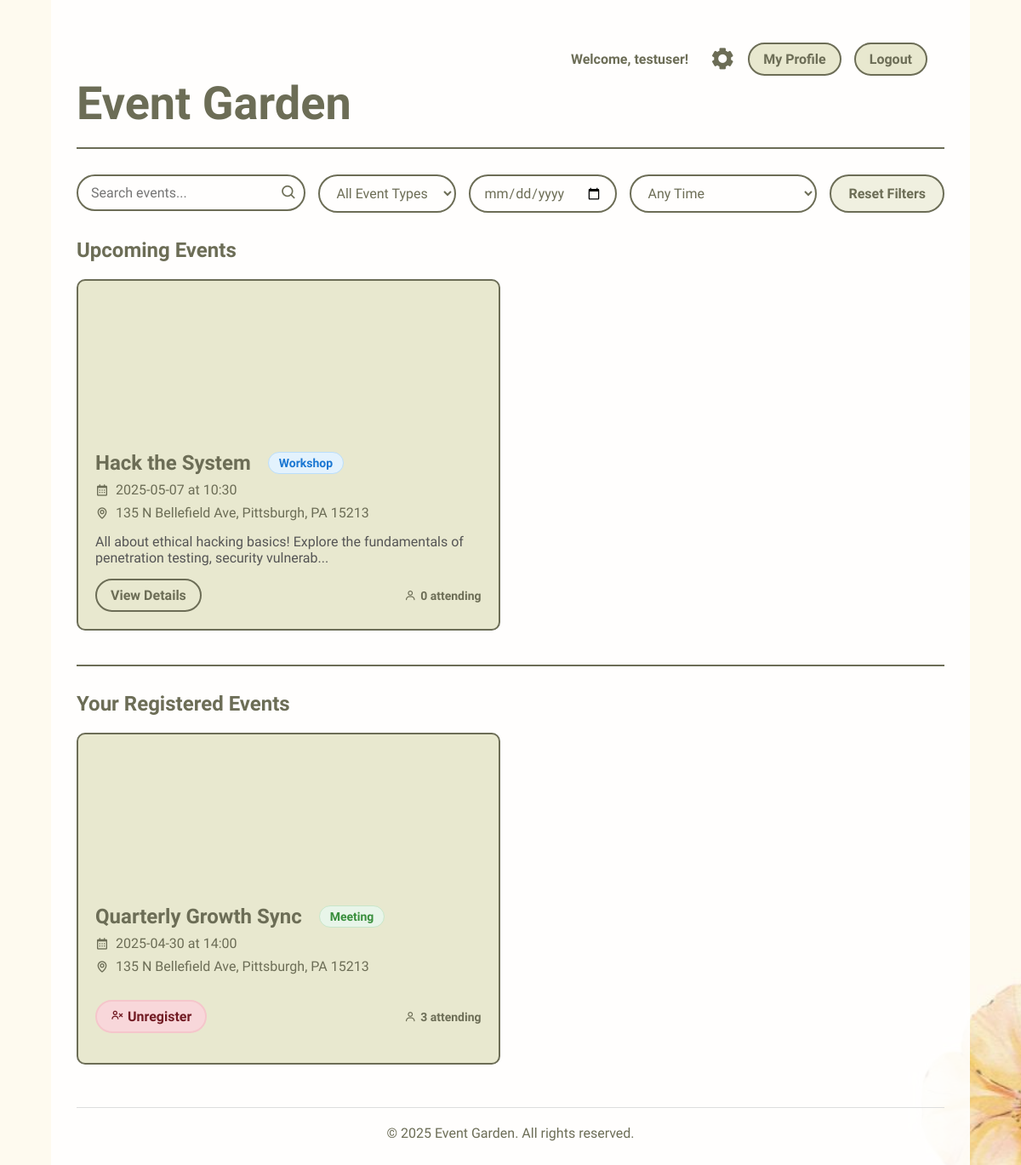
Screenshot of / (signed in) with the database file from the repository.
### main.py (models this page shows, shortened)
class User(db.Model):
    id = db.Column(db.Integer, primary_key=True)
    username = db.Column(db.String(80), unique=True, nullable=False)
    email = db.Column(db.String(120), unique=True, nullable=False)
    password_hash = db.Column(db.String(128), nullable=False)
    role = db.Column(db.String(20), default='user')
    created_at = db.Column(db.DateTime, default=datetime.utcnow)
    registered_events = db.relationship(
        'Event',
        secondary=registrations,
        backref=db.backref('attendees', lazy='dynamic')
    )
    managed_events = db.relationship('Event', backref='manager', foreign_keys='Event.manager_id')

class Event(db.Model):
    id = db.Column(db.Integer, primary_key=True)
    title = db.Column(db.String(100), nullable=False)
    description = db.Column(db.Text, nullable=False)
    date = db.Column(db.String(20), nullable=False)
    time = db.Column(db.String(20), nullable=False)
    location = db.Column(db.String(120), nullable=False)
    event_type = db.Column(db.String(20), nullable=False, default='other')  # New field
    manager_id = db.Column(db.Integer, db.ForeignKey('user.id'), nullable=False)
    created_at = db.Column(db.DateTime, default=datetime.utcnow)
    @property
    def total_attendees(self):
        total = db.session.scalar(
            select(func.sum(registrations.c.num_attendees))
            .where(registrations.c.event_id == self.id)
        )
        return total if total else 0
    def is_past_event(self):
        event_datetime = datetime.strptime(f"{self.date} {self.time}", '%Y-%m-%d %H:%M')
        return event_datetime < datetime.now()

### main.py (the view)
@app.route('/')
def home():
    if 'username' not in session:
        return redirect(url_for('userlogin'))
    user = User.query.filter_by(username=session['username']).first()
    registered_events = user.registered_events if user else []
    all_events = Event.query.order_by(Event.date.asc()).all()
    if user.role == 'user':
        upcoming_events = [event for event in all_events if not event.is_past_event()]
    else:
        upcoming_events = all_events
    return render_template('landing.html',
                           events=upcoming_events,
                           registered_events=registered_events)

### templates/landing.html (shortened to what this page needs)
<!DOCTYPE html>
<html lang="en">
<head>
    <link rel="stylesheet" href="{{ url_for('static', filename='styles.css') }}">
    <link href='https://unpkg.com/boxicons@2.1.4/css/boxicons.min.css' rel='stylesheet'>
</head>
<body>
    <div class="dashboard-container">
        <header class="dashboard-header">
            <h1>Event Garden</h1>
            <div class="user-controls">
                <span>Welcome, {{ session.username }}!</span>
                <a href="{{ url_for('user_profile') }}" class="button">My Profile</a>
                <a href="{{ url_for('usersettings') }}" title="Settings"><i class='bx bxs-cog'></i></a>
                <a href="{{ url_for('logout') }}" class="button">Logout</a>
            </div>
        </header>
        <main>
            <section class="search-section">
                <div class="filter-controls">
                    <div class="search-box">
                        <input type="text" id="searchInput" placeholder="Search events..." value="{{ request.args.get('query', '') }}">
                        <button type="button" id="searchButton"><i class='bx bx-search'></i></button>
                    </div>
                    <div class="filters">
                        <select name="event_type" id="eventTypeFilter">
                            <option value="">All Event Types</option>
                        </select>
                        <input type="date" name="event_date" id="dateFilter">
                        <select name="time_filter" id="timeFilter">
                            <option value="">Any Time</option>
                        </select>
                    </div>
                    <button id="resetFilters" class="button">Reset Filters</button>
                </div>
            </section>
            <section class="events-section">
                <h2>Upcoming Events</h2>
                {% if events %}
                <div class="events-grid">
                    {% for event in events %}
                    <div class="event-card"
                         data-event-type="{{ event.event_type }}"
                         data-event-date="{{ event.date }}"
                         data-event-time="{{ event.time }}"
                         data-event-title="{{ event.title.lower() }}"
                         data-event-description="{{ event.description.lower() }}">
                        <div class="event-image" style="background-image: url('/static/default-event.jpg');"></div>
                        <div class="event-details">
                            <div class="event-header">
                                <h1>{{ event.title }}</h1>
                                <span class="event-type-badge {{ event.event_type }}">
                                    {{ event.event_type|capitalize }}
                                </span>
                            </div>
                            <p><i class='bx bx-calendar'></i> {{ event.date }} at {{ event.time }}</p>
                            <p><i class='bx bx-map'></i> {{ event.location }}</p>
                            <p class="event-description">{{ event.description[:100] }}{% if event.description|length > 100 %}...{% endif %}</p>
                            <div class="event-actions">
                                <a href="{{ url_for('event_details', event_id=event.id) }}" class="button">View Details</a>
                                <span class="attendees">
                                    <i class='bx bx-user'></i> {{ event.total_attendees }} attending
                                </span>
                            </div>
                        </div>
                    </div>
                    {% endfor %}
                </div>
                {% else %}
                <div class="no-events">
                    <p>No upcoming events found.</p>
                </div>
                {% endif %}
            </section>
            <section class="registered-events-section">
                <h2>Your Registered Events</h2>
                {% if registered_events %}
                    <div class="events-grid">
                        {% for event in registered_events %}
                        <div class="event-card"
                             data-event-type="{{ event.event_type }}"
                             data-event-date="{{ event.date }}"
                             data-event-title="{{ event.title.lower() }}"
                             data-event-description="{{ event.description.lower() }}">
                            <div class="event-image" style="background-image: url('/static/default-event.jpg');"></div>
                            <div class="event-details">
                                <div class="event-header">
                                    <h1>{{ event.title }}</h1>
                                    <span class="event-type-badge {{ event.event_type }}">
                                        {{ event.event_type|capitalize }}
                                    </span>
                                </div>
                                <p><i class='bx bx-calendar'></i> {{ event.date }} at {{ event.time }}</p>
                                <p><i class='bx bx-map'></i> {{ event.location }}</p>
                                <div class="event-actions">
                                    <form method="POST" action="{{ url_for('unregister_from_event', event_id=event.id) }}"
                                          onsubmit="return confirm('Are you sure you want to unregister from this event?');">
                                        <button type="submit" class="button danger">
                                            <i class='bx bx-user-x'></i> Unregister
                                        </button>
                                    </form>
                                    <span class="attendees">
                                        <i class='bx bx-user'></i> {{ event.total_attendees }} attending
                                    </span>
                                </div>
                            </div>
                        </div>
                        {% endfor %}
                    </div>
                {% else %}
                    <div class="no-registered-events">
                        <p>You haven't registered for any events yet.</p>
                    </div>
                {% endif %}
            </section>
        </main>
        <footer>
            <p>&copy; 2025 Event Garden. All rights reserved.</p>
        </footer>
    </div>
</body>
</html>

### static/styles.css (style rules this page uses)
* { margin: 0; padding: 0; font-family: "Winky Sans", sans-serif; box-sizing: border-box; }
body { background: url("floralBackground.jpg") no-repeat center; background-size: cover; color: #6c6d56; min-height: 100vh; display: flex; justify-content: center; align-items: center; }
h1, h2, h3 { color: #6c6d56; }
.button { display: inline-block; padding: 12px 24px; background: #e8e8cf; border: 2px solid #6c6d56; border-radius: 30px; cursor: pointer; font-size: 16px; font-weight: 600; color: #6c6d56; text-align: center; transition: all 0.3s ease; text-decoration: none; }
.danger { background-color: #f8d7da; color: #721c24; border-color: #f5c6cb; }
.user-controls i { font-size: 30px; color: #6c6d56; }
.dashboard-container { max-width: 90%; min-width: 60%; margin: 0 auto; padding: 20px; background-color: rgba(255, 255, 255, 0.9); min-height: 100vh; height: 80vh; overflow-y: auto; }
.dashboard-header { display: flex; justify-content: space-between; align-items: center; margin-bottom: 30px; padding-bottom: 20px; border-bottom: 2px solid #6c6d56; }
.dashboard-header h1 { font-size: 54px; font-family: "Charm", cursive; }
.user-controls { display: flex; gap: 15px; align-items: center; }
.user-controls span { font-weight: 600; color: #6c6d56; }
.search-section { margin-bottom: 30px; }
.search-box { flex-grow: 1; position: relative; }
.search-box input { width: 100%; padding: 12px 20px; border-radius: 30px; border: 2px solid #6c6d56; }
.search-box button { position: absolute; right: 10px; top: 50%; transform: translateY(-50%); background: none; border: none; font-size: 20px; cursor: pointer; }
.filters { display: flex; gap: 15px; }
.filters select, .filters input { padding: 10px; border-radius: 5px; border: 2px solid #6c6d56; }
.events-section { margin-bottom: 40px; }
.events-section h2 { margin-bottom: 20px; color: #6c6d56; }
.events-grid { display: grid; grid-template-columns: repeat(auto-fill, minmax(350px, 1fr)); gap: 25px; }
.event-card { background: #e8e8cf; border-radius: 10px; overflow: hidden; border: 2px solid #6c6d56; transition: transform 0.3s ease; }
.event-image { height: 180px; background-size: cover; background-position: center; }
.event-details { padding: 20px; }
.event-details p { margin: 8px 0; display: flex; align-items: center; gap: 8px; }
.event-description { margin: 15px 0 !important; color: #555; }
.event-actions { display: flex; justify-content: space-between; align-items: center; margin-top: 15px; }
.attendees { font-size: 14px; color: #6c6d56; }
footer { text-align: center; margin-top: 50px; padding-top: 20px; border-top: 1px solid #ddd; }
.event-actions form { margin: 15px 0; display: flex; flex-direction: column; gap: 10px; }
.event-type-badge { display: inline-block; padding: 4px 12px; border-radius: 20px; font-size: 14px; font-weight: 600; margin-left: 10px; text-transform: capitalize; }
.event-type-badge.workshop { background-color: #e3f2fd; color: #1976d2; border: 1px solid #bbdefb; }
.event-type-badge.meeting { background-color: #e8f5e9; color: #388e3c; border: 1px solid #c8e6c9; }
.event-header { display: flex; align-items: center; flex-wrap: wrap; gap: 10px; }
input[type="date"], input[type="time"] { width: 100%; padding: 10px; border: 1px solid #ddd; border-radius: 4px; }
.dashboard-container { padding: 30px; }
.user-controls { display: flex; align-items: center; gap: 15px; position: absolute; top: 20px; right: 20px; }
.user-controls span { font-weight: 600; color: #6c6d56; order: 1; }
.user-controls a[href*="usersettings"] { order: 2; margin-left: 10px; }
.user-controls a:not([href*="usersettings"]) { order: 3; }
.dashboard-header { position: relative; padding-top: 60px; padding-bottom: 20px; margin-bottom: 30px; border-bottom: 2px solid #6c6d56; }

### rows the page displays
User: username "testuser"
Event: title "Hack the System", event_type "Workshop", date "2025-05-07", time "10:30", location "135 N Bellefield Ave, Pittsburgh, PA 15213", description "All about ethical hacking basics! Explore the fundamentals of penetration testing, security vulnerab", total_attendees "0"
Event: title "Quarterly Growth Sync", event_type "Meeting", date "2025-04-30", time "14:00", location "135 N Bellefield Ave, Pittsburgh, PA 15213", total_attendees "3"
